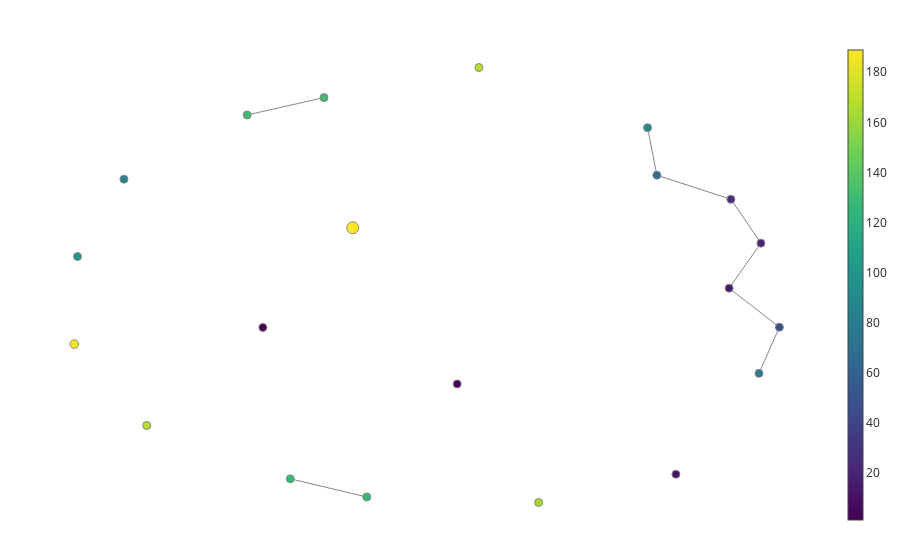

Write notebook code for a chart like this one.
### Code cell
fig = map.plot_static_mapper_graph(pipe, df_codes_SO_array)
fig.show(config={'scrollZoom': True})

### Figure 1 — Plotly figure (JSON) as saved in the notebook; plotly's stock layout.template omitted (floating-point values rounded to 4 significant figures)
{"data": [{"hoverinfo": "none", "line": {"color": "#888", "width": 1}, "mode": "lines", "name": "edge_trace", "type": "scatter", "uid": "a842dcfb-1ba9-4f6d-8110-ad317cfb568f", "x": [1.629, 1.885, null, 1.629, 0.9968, null, 1.885, 1.614, null, 1.614, 2.043, null, 0.9968, 0.9174, null, -2.5, -1.844, null, 2.043, 1.868, null, -1.479, -2.132, null], "y": [0.9921, 0.3318, null, 0.9921, 1.355, null, 0.3318, -0.3467, null, -0.3467, -0.9341, null, 1.355, 2.07, null, 2.262, 2.523, null, -0.9341, -1.629, null, -3.491, -3.218, null]}, {"hoverinfo": "text", "hovertext": ["Node ID: 0<br>Pullback set label: 2<br>Partial cluster label: -1<br>Node size: 8<br>Summary statistic: 25.9", "Node ID: 1<br>Pullback set label: 10<br>Partial cluster label: -1<br>Node size: 1<br>Summary statistic: 1.0", "Node ID: 2<br>Pullback set label: 9<br>Partial cluster label: -1<br>Node size: 1<br>Summary statistic: 2.0", "Node ID: 3<br>Pullback set label: 3<br>Partial cluster label: -1<br>Node size: 5<br>Summary statistic: 20.2", "Node ID: 4<br>Pullback set label: 4<br>Partial cluster label: -1<br>Node size: 3<br>Summary statistic: 13.7", "Node ID: 5<br>Pullback set label: 7<br>Partial cluster label: -1<br>Node size: 2<br>Summary statistic: 9.5", "Node ID: 6<br>Pullback set label: 0<br>Partial cluster label: 0<br>Node size: 80<br>Summary statistic: 188.0", "Node ID: 7<br>Pullback set label: 1<br>Partial cluster label: -1<br>Node size: 18<br>Summary statistic: 67.2", "Node ID: 8<br>Pullback set label: 0<br>Partial cluster label: -1<br>Node size: 19<br>Summary statistic: 89.0", "Node ID: 9<br>Pullback set label: 0<br>Partial cluster label: 1<br>Node size: 158<br>Summary statistic: 189.0", "Node ID: 10<br>Pullback set label: 0<br>Partial cluster label: 2<br>Node size: 8<br>Summary statistic: 130.0", "Node ID: 11<br>Pullback set label: 1<br>Partial cluster label: 0<br>Node size: 8<br>Summary statistic: 130.0", "Node ID: 12<br>Pullback set label: 5<br>Partial cluster label: -1<br>Node size: 2<br>Summary statistic: 48.0", "Node ID: 13<br>Pullback set label: 0<br>Partial cluster label: 3<br>Node size: 7<br>Summary statistic: 168.0", "Node ID: 14<br>Pullback set label: 0<br>Partial cluster label: 4<br>Node size: 17<br>Summary statistic: 102.0", "Node ID: 15<br>Pullback set label: 0<br>Partial cluster label: 5<br>Node size: 5<br>Summary statistic: 127.0", "Node ID: 16<br>Pullback set label: 1<br>Partial cluster label: 1<br>Node size: 5<br>Summary statistic: 127.0", "Node ID: 17<br>Pullback set label: 0<br>Partial cluster label: 6<br>Node size: 5<br>Summary statistic: 163.0", "Node ID: 18<br>Pullback set label: 0<br>Partial cluster label: 7<br>Node size: 5<br>Summary statistic: 169.0", "Node ID: 19<br>Pullback set label: 6<br>Partial cluster label: -1<br>Node size: 1<br>Summary statistic: 78.0", "Node ID: 20<br>Pullback set label: 8<br>Partial cluster label: -1<br>Node size: 1<br>Summary statistic: 84.0"], "marker": {"color": [25.88, 1, 2, 20.2, 13.67, 9.5, 187.8, 67.22, 89, 188.9, 129.5, 129.5, 48, 168.3, 102, 127, 127, 163.4, 169, 78, 84], "colorbar": {"thickness": 15, "title": {"side": "right", "text": ""}, "xanchor": "left"}, "colorscale": [[0, "#440154"], [0.1111, "#482878"], [0.2222, "#3e4989"], [0.3333, "#31688e"], [0.4444, "#26828e"], [0.5556, "#1f9e89"], [0.6667, "#35b779"], [0.7778, "#6ece58"], [0.8889, "#b5de2b"], [1, "#fde725"]], "line": {"color": "#888", "width": 1}, "opacity": 1, "reversescale": false, "showscale": true, "size": [8, 1, 1, 5, 3, 2, 80, 18, 19, 158, 8, 8, 2, 7, 17, 5, 5, 5, 5, 1, 1], "sizemin": 4, "sizemode": "area", "sizeref": 2.194}, "mode": "markers", "name": "node_trace", "type": "scatter", "uid": "a500c99b-0ec2-4323-8d96-8326b5daefad", "x": [1.629, -2.366, -0.7075, 1.885, 1.614, 1.16, -3.975, 0.9968, 0.9174, -1.599, -2.5, -1.844, 2.043, -0.5217, -3.948, -1.479, -2.132, -0.01213, -3.357, 1.868, -3.552], "y": [0.9921, -0.9386, -1.789, 0.3318, -0.3467, -3.148, -1.189, 1.355, 2.07, 0.5626, 2.262, 2.523, -0.9341, 2.977, 0.1306, -3.491, -3.218, -3.574, -2.415, -1.629, 1.295]}], "layout": {"autosize": false, "hovermode": "closest", "margin": {"b": 20, "l": 5, "r": 5, "t": 40}, "showlegend": false, "title": {"text": ""}, "xaxis": {"showgrid": false, "showline": false, "showticklabels": false, "ticks": "", "title": {"text": ""}, "zeroline": false}, "yaxis": {"showgrid": false, "showline": false, "showticklabels": false, "ticks": "", "title": {"text": ""}, "zeroline": false}}}
